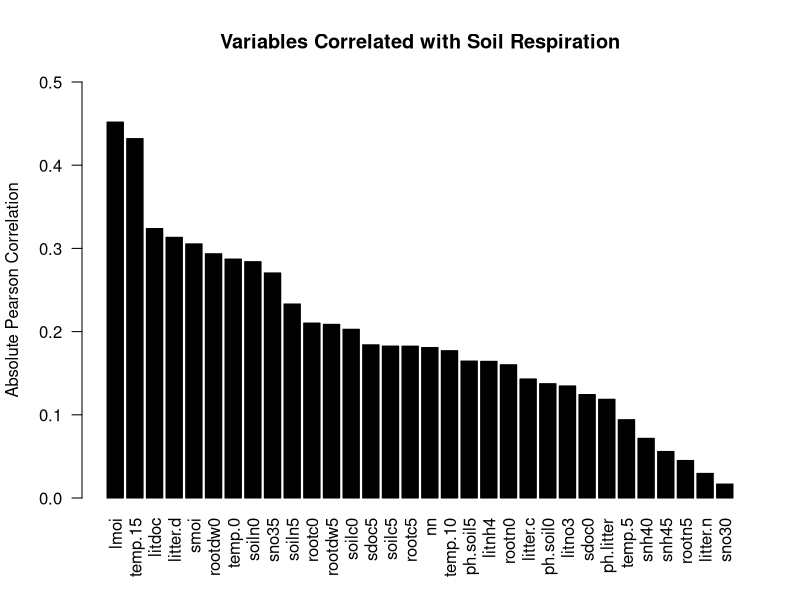
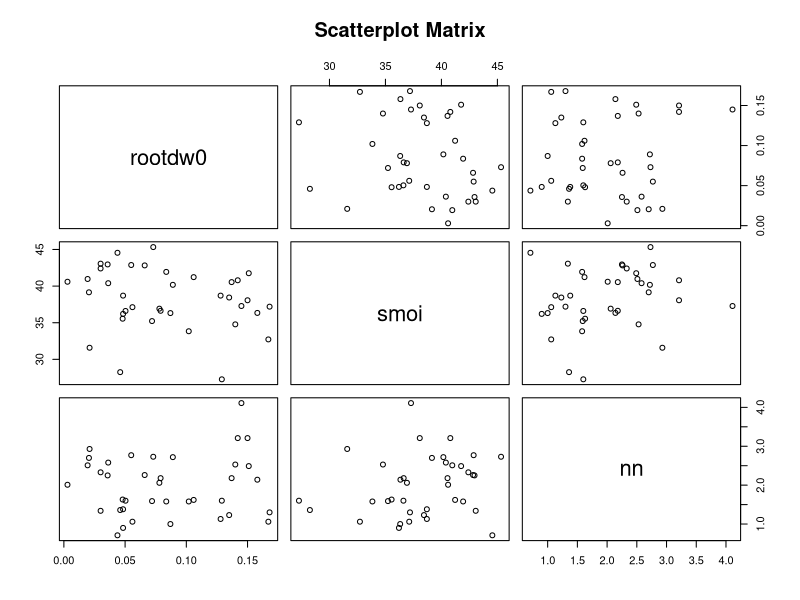
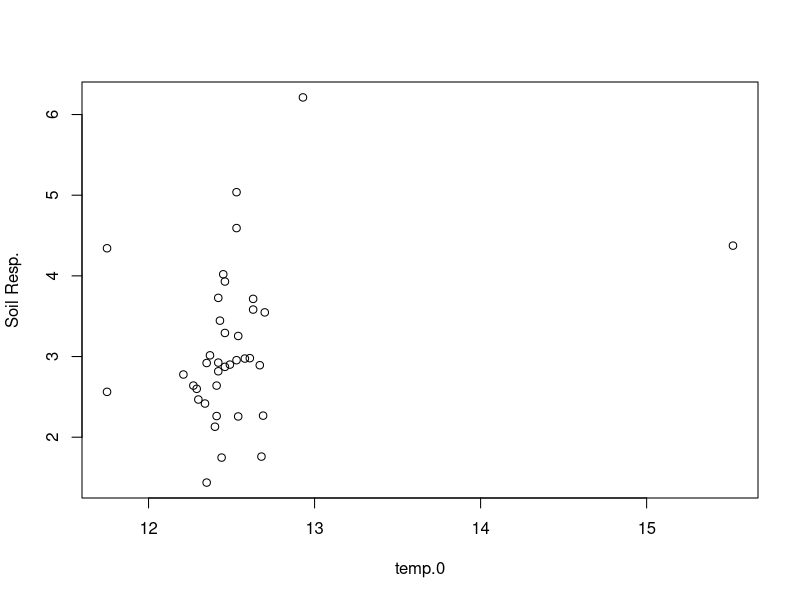
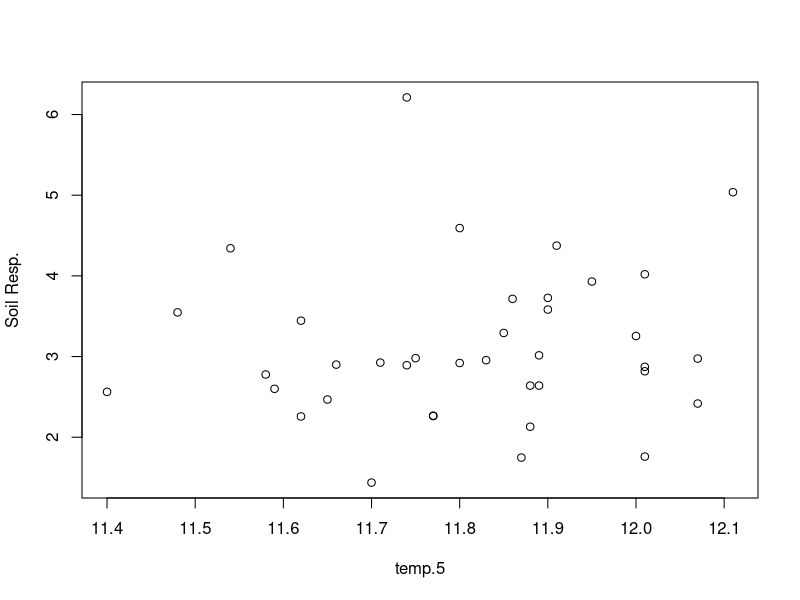
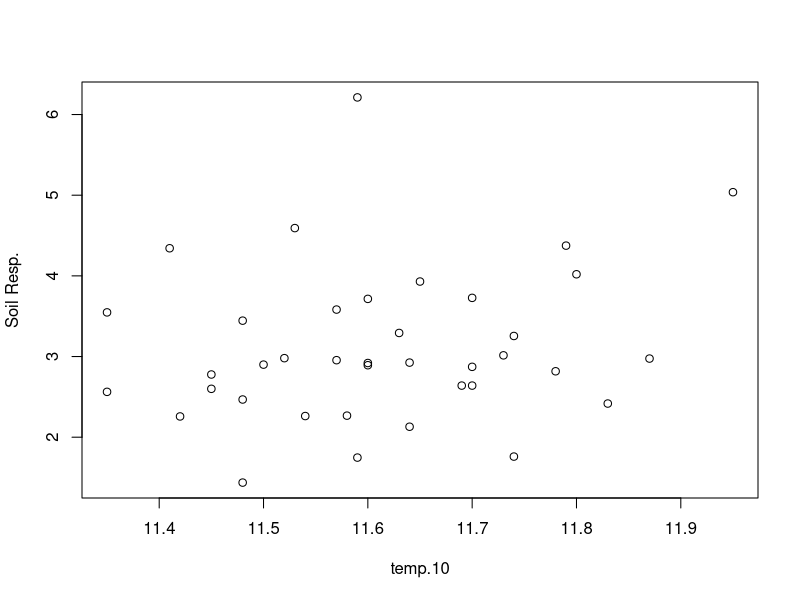
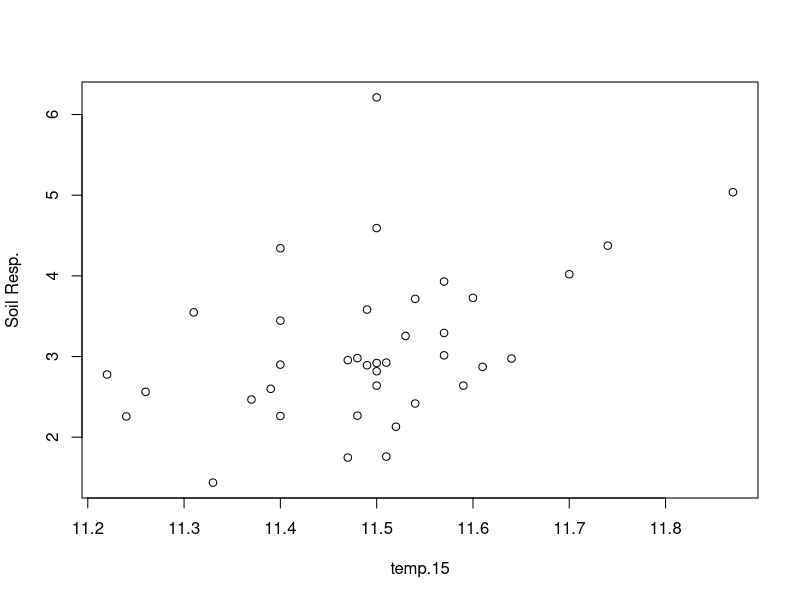
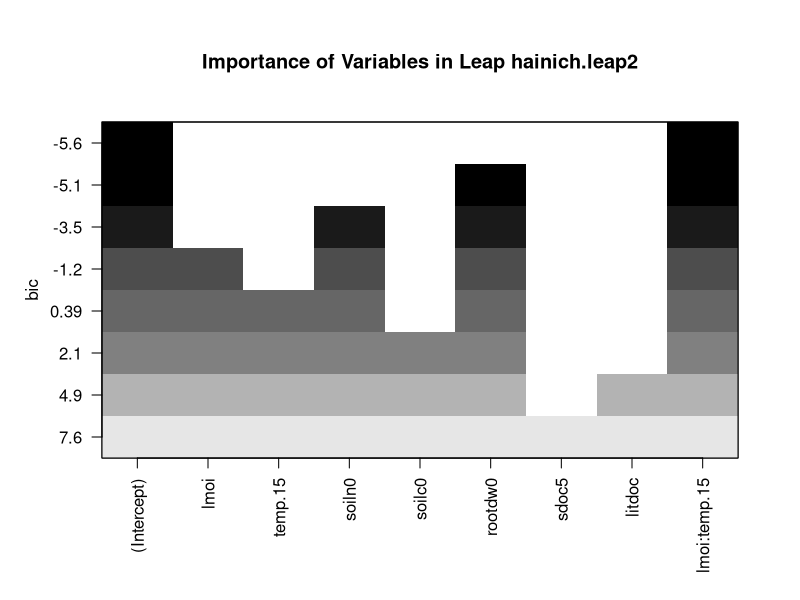
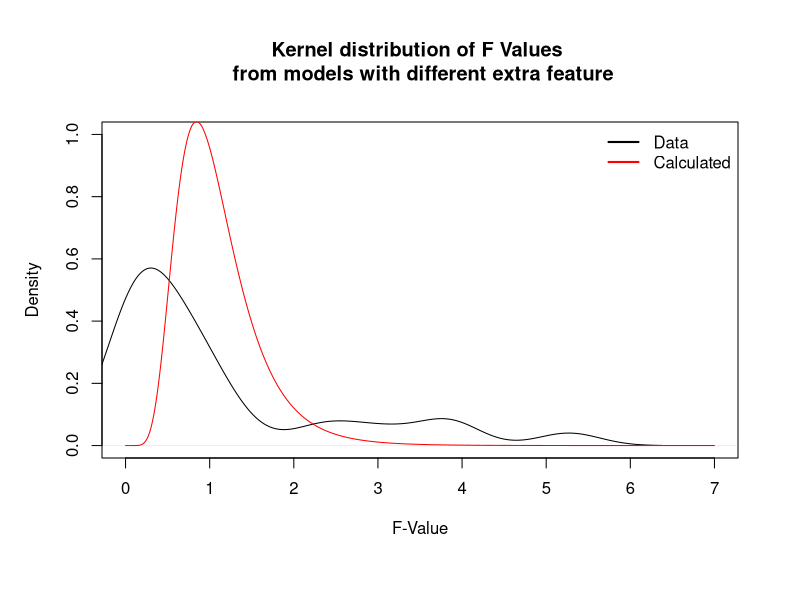

The R source for these figures, in order:
hainich <- read.csv("hainich.csv", sep = ";", dec = ".")

## corelation
#correlation from soil.res with all others
hainich.r <- abs(cor(hainich, method = "pearson"))["soil.res",-1]
hainich.r.ordered <- hainich.r[order(hainich.r, decreasing = T)]
barplot(hainich.r.ordered, las = 2, ylim = c(0,0.5), col = "black", 
        ylab = "Absolute Pearson Correlation", main = "Variables Correlated with Soil Respiration")

## scatter plot
pairs(~ rootdw0 + smoi + nn,
      data = hainich, main = "Scatterplot Matrix")

## sampling training data
set.seed(1337)
testFraction <- 0.2 #Fraction of data used for testing (estimate for integer sample size)
sampleCount <- dim(hainich)[1]
index <- sample(1:sampleCount, round(testFraction * sampleCount))
hainich.test <- hainich[index,]
hainich.train <- hainich[-index,]

## making models
hainich.lm1 <- lm(soil.res ~ 1 + lmoi + temp.15 + soiln0 + rootdw0 + sdoc5,
                  data=hainich.train) # top 5 by correlation
hainich.lm2 <- lm(soil.res ~ 1 + ph.soil5 + sno30 + snh45 + rootc0 + ph.litter,
                  data=hainich.train) # bottom 5 by correlation
hainich.lm3 <- lm(soil.res ~ 1 + lmoi + temp.15 + soiln0,
                  data=hainich.train) # top 3 by correlation

## evaluate models
spseHat <- function(model){
  # SPSE.hat1
  return(sum((hainich.test$soil.res - predict(model, newdata=hainich.test))^2))
}
spse1hat <- spseHat(hainich.lm1)
spse2hat <- spseHat(hainich.lm2)
spse3hat <- spseHat(hainich.lm3)


## annova with F statistic
# test one model against the other
# warning: both models have to be fitted with the same training data!
# density of F depends on degree of freedom!
anova(hainich.lm1,hainich.lm2)


## cross validation
# evaluate models spse (without considering fixed betas)
# test data size is size of whole data set / fold
# see also: http://stats.stackexchange.com/questions/12398
crossValSpse <- function(model, fold){
  index <- rep(1:fold, length.out=dim(hainich)[2])
  index <- sample(index)
  
  spseHat <- 0
  for (i in 1:fold)
  {
    test <- hainich[index==i,]
    train <- hainich[index!=i,]
    formu <- eval(model$call[[2]]) 
    #model based on new data
    model <- lm(formu, data = train)
    #add spse hat
    spseHat <- spseHat + sum((test$soil.res - predict(model, newdata=test))^2)
  }
  return(spseHat / fold)
}

# 3 fold cross validation gives average estimated spse
hainich.lm1.spse <- crossValSpse(hainich.lm1,3)
hainich.lm1.spse <- crossValSpse(hainich.lm2,3)
hainich.lm1.spse <- crossValSpse(hainich.lm3,3)

## plot variable against soil resp
for (i in seq(2,5)) {
  dat <- data.frame(hainich[i], hainich$soil.res)
  plot(dat, ylab = "Soil Resp.", xlab = names(hainich[i]))
}

## regsubset
#info: http://www.stat.columbia.edu/~martin/W2024/R10.pdf
# package leaps requires gfortran compiler!
library("leaps")
#fullModel: Top 8 variables corelated to soil.res
# and coupling term for litter moisture lmoi with temp 0 and 15
hainich.leaps1 <- regsubsets(soil.res ~ 1 + lmoi * temp.15 * temp.0 + soiln0 + 
                              soilc0 + rootdw0 + sdoc5 + litdoc,
                   data=hainich.train, method = "forward")
hainich.leaps2 <- regsubsets(soil.res ~ 1 + lmoi * temp.15 + soiln0 + 
                               soilc0 + rootdw0 + sdoc5 + litdoc,
                             data=hainich.train, method = "forward")

summary(hainich.leaps1)
summary(hainich.leaps1)$bic

#plot variable importance based on baissian infomation criterion
# best model based on BIC 
# (tradeoff btw. likelihood and number of parameters)
# soil.res ~ 1 + rootdw0 + lmoi:temp.15
plot(hainich.leaps2, main="Importance of Variables in Leap hainich.leap2")

## setting real model
hainich.realModel <- lm(soil.res ~ 1 + lmoi + temp.15 +
                          temp.0 + soiln0 + soilc0,
                        data = hainich.train)
hainich.realModel.spsehat <- spseHat(hainich.realModel)
# plot(hainich.realModel)

## overfitting model
# tooBigModel = realModel + every coupling term
hainich.tooBigModel <- lm(soil.res ~ 1 * lmoi * temp.15 *
                            temp.0 * soiln0 * soilc0,
                          data = hainich.train)
hainich.tooBigModel.spsehat <- spseHat(hainich.tooBigModel)
#function step uses AIC instead of F!
nextStep <- step(hainich.realModel, 
     scope = list(lower=hainich.realModel, upper=hainich.tooBigModel),
     direction = "forward")
nextStep$anova$"Resid. Df" # residual change in F value



## SIMULATION

#subsetting data
subsetSize <- 10 # number of samples taken from original dataset
subset <- hainich[sample(nrow(hainich), subsetSize), ]

#make pseudo observations
pseudo.soilResp <- predict(hainich.realModel, newdata = subset, type = "response")


## Simulation F values
realModelStr <- "soil.res ~ 1 + lmoi + temp.15 + temp.0 + soiln0 + soilc0"
# next model will have another feature in addition
excludeVarsRegEx <- "(soil.res|lmoi|temp.15|temp.0|soiln0|soilc0)"
nextVars <- names(hainich)[
  ! grepl(excludeVarsRegEx,names(hainich))]

#create result data frame
simulRes <- NULL
for(x in nextVars){
  #create formula for next Model by adding current variable
  nxtModelStr <- paste(realModelStr, "+", x)
  nxtModel <- lm(nxtModelStr, data = hainich.train)
  #evaluate nextModel
  an <- anova(hainich.realModel, nxtModel) 
  f <- an$F[2] # F-value
  p <- an$`Pr(>F)`[2] # p-value
  spse <- spseHat(nxtModel)
  simulRes <- rbind(simulRes, c(spse,x,f,p)) 
}
simulRes <- data.frame(spse=as.double(simulRes[,1]), 
                       addedFeature=simulRes[,2] , F=as.double(simulRes[,3]),
                       p=as.double(simulRes[,4]), stringsAsFactors = T)

## evaluation

#which model with additional feature was the real winner (SPSE)?
idMinErr <-  which(simulRes$spse == min(simulRes$spse))
#which model won but was not the best one (F)?
idMaxF <- which(simulRes$F == max(simulRes$F))

xs <- seq(0,7,by = 0.01)
freal <- density(simulRes$F)
## WARNING: I have no idea how to calc the degree of freedoms!
## maybe an$Res.Df? need df1 and df2
fNominal <- df(xs,24,23)
plot(freal, xlim=c(min(xs),max(xs)), ylim=c(0,1),
     xlab = "F-Value",
     main="Kernel distribution of F Values \n from models with different extra feature")
points(xs, fNominal, col="red", type="lines") #F distribution
legend("topright",c("Data","Calculated"), lwd=2, col=c("black","red"), bty = "n")
